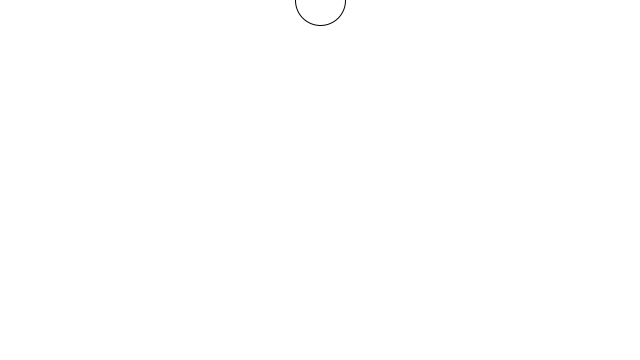
Frame 1 (no input)
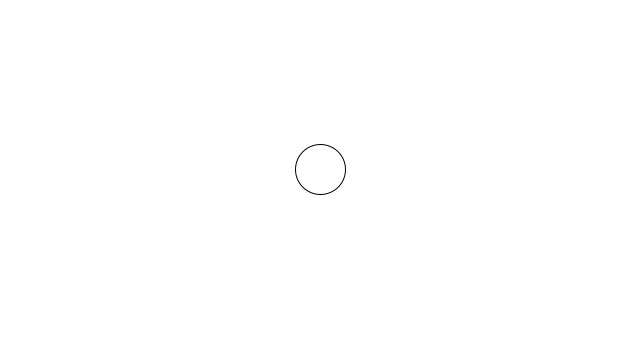
Frame 60 (the mouse pressed at the canvas centre just before this capture)
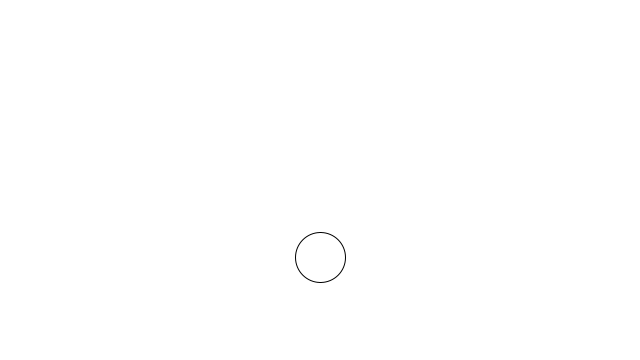
Frame 120 (the mouse held since frame 60 and released just before this capture)

The Processing sketch that drew these frames (run headless with seeded random() and noise(); from frame 60 on, the mouse is pressed at the canvas centre):

// Processing sketch: gravityWind
// ── gravityWind.pde
PVector velocity;
PVector gravity;
PVector position;
PVector acceleration;
PVector wind;
float drag = 0.99;
float mass = 50;
float hDampening;

void setup() {
  size(640,360);
  noFill();
  position = new PVector(width/2, 0);
  velocity = new PVector(0,0);
  acceleration = new PVector(0,0);
  gravity = new PVector(0, 0.5*mass);
  wind = new PVector(0,0);
  hDampening=map(mass,15,80,.98,.96);
}

void draw() {
  background(255);
  if (!keyPressed){
    wind.x=0;
    velocity.x*=hDampening;
  }
  applyForce(wind);
  applyForce(gravity);
  velocity.add(acceleration);
  velocity.mult(drag);
  position.add(velocity);
  acceleration.mult(0);
  ellipse(position.x,position.y,mass,mass);
  if (position.y > height-mass/2) {
      velocity.y *= -0.9;  // A little dampening when hitting the bottom
      position.y = height-mass/2;
    }
}

void applyForce(PVector force){
  // Newton's 2nd law: F = M * A
  // or A = F / M
  PVector f = PVector.div(force, mass);
  acceleration.add(f);
}

void keyPressed(){
  if (keyCode==LEFT){
    wind.x=-1;
  }
  if (keyCode==RIGHT){
    wind.x=1;
  }
  if (key==' '){
    mass=random(15,80);
    position.y=-mass;
    velocity.mult(0);
  }
}
